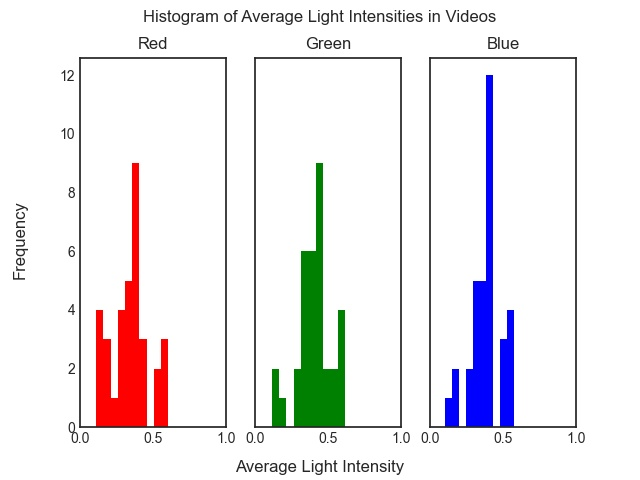

Here is the Python script that generated this plot:
import matplotlib.pyplot as plt
import os
import cv2
import numpy as np

videos_folder = "training_videos/"

WIDTH = 128
HEIGHT = 96

blues = []
greens = []
reds = []

x = 0
for video in os.listdir(videos_folder):
    if video != '.DS_Store':
        avg = np.zeros(3)
        cap = cv2.VideoCapture(os.path.join(videos_folder,video))
        num_frames = int(cap.get(cv2.CAP_PROP_FRAME_COUNT))
        while cap.isOpened():
            ret, frame = cap.read()
            if ret:
                avg += np.average(frame, (0,1))
            else:
                break
        avg /= 255*num_frames
        blues.append(avg[0])
        greens.append(avg[1])
        reds.append(avg[2])

plt.style.use('seaborn-white')

fig, axs = plt.subplots(1, 3, sharey=True)

axs[0].hist(reds, color='r')
axs[0].set_title("Red")
axs[1].hist(greens, color='g')
axs[1].set_title("Green")
axs[2].hist(blues, color='b')
axs[2].set_title("Blue")

fig.suptitle('Histogram of Average Light Intensities in Videos')
fig.supxlabel('Average Light Intensity')
fig.supylabel('Frequency')
plt.setp(axs, xlim=[0,1])

fig.savefig("color_intensities.jpg")
